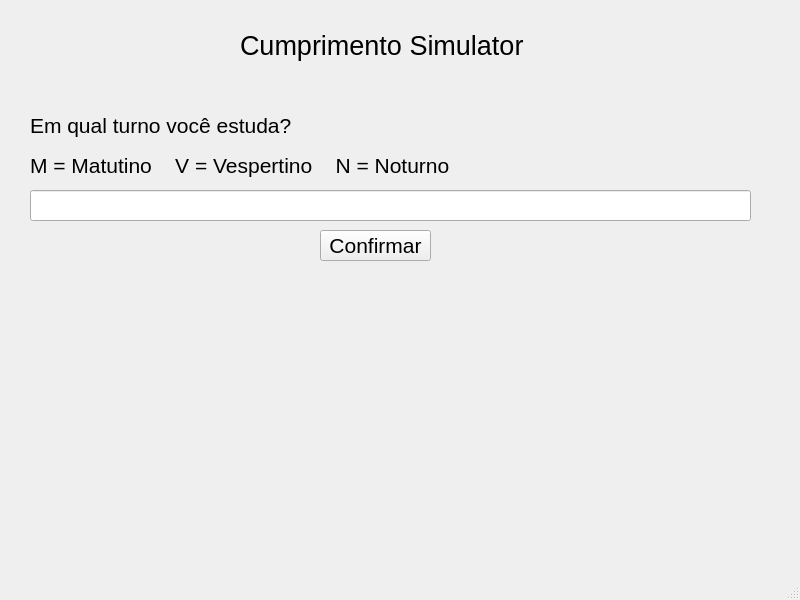
<?xml version="1.0" encoding="UTF-8"?>
<ui version="4.0">
 <class>MainWindow</class>
 <widget class="QMainWindow" name="MainWindow">
  <property name="geometry">
   <rect>
    <x>0</x>
    <y>0</y>
    <width>800</width>
    <height>600</height>
   </rect>
  </property>
  <property name="windowTitle">
   <string>MainWindow</string>
  </property>
  <widget class="QWidget" name="centralwidget">
   <widget class="QLabel" name="label">
    <property name="geometry">
     <rect>
      <x>240</x>
      <y>30</y>
      <width>291</width>
      <height>31</height>
     </rect>
    </property>
    <property name="font">
     <font>
      <pointsize>20</pointsize>
     </font>
    </property>
    <property name="text">
     <string>Cumprimento Simulator</string>
    </property>
   </widget>
   <widget class="QLabel" name="label_2">
    <property name="geometry">
     <rect>
      <x>30</x>
      <y>110</y>
      <width>271</width>
      <height>31</height>
     </rect>
    </property>
    <property name="font">
     <font>
      <pointsize>16</pointsize>
     </font>
    </property>
    <property name="text">
     <string>Em qual turno você estuda?</string>
    </property>
   </widget>
   <widget class="QLineEdit" name="lineEdit">
    <property name="geometry">
     <rect>
      <x>30</x>
      <y>190</y>
      <width>721</width>
      <height>31</height>
     </rect>
    </property>
    <property name="font">
     <font>
      <pointsize>16</pointsize>
     </font>
    </property>
   </widget>
   <widget class="QLabel" name="label_res">
    <property name="geometry">
     <rect>
      <x>90</x>
      <y>280</y>
      <width>621</width>
      <height>231</height>
     </rect>
    </property>
    <property name="font">
     <font>
      <pointsize>16</pointsize>
     </font>
    </property>
    <property name="text">
     <string/>
    </property>
    <property name="alignment">
     <set>Qt::AlignCenter</set>
    </property>
   </widget>
   <widget class="QPushButton" name="pushButton">
    <property name="geometry">
     <rect>
      <x>320</x>
      <y>230</y>
      <width>111</width>
      <height>31</height>
     </rect>
    </property>
    <property name="font">
     <font>
      <pointsize>16</pointsize>
     </font>
    </property>
    <property name="text">
     <string>Confirmar</string>
    </property>
   </widget>
   <widget class="QLabel" name="label_3">
    <property name="geometry">
     <rect>
      <x>30</x>
      <y>150</y>
      <width>641</width>
      <height>31</height>
     </rect>
    </property>
    <property name="font">
     <font>
      <pointsize>16</pointsize>
     </font>
    </property>
    <property name="text">
     <string>M = Matutino    V = Vespertino    N = Noturno</string>
    </property>
   </widget>
  </widget>
  <widget class="QMenuBar" name="menubar">
   <property name="geometry">
    <rect>
     <x>0</x>
     <y>0</y>
     <width>800</width>
     <height>21</height>
    </rect>
   </property>
  </widget>
  <widget class="QStatusBar" name="statusbar"/>
 </widget>
 <resources/>
 <connections/>
</ui>
